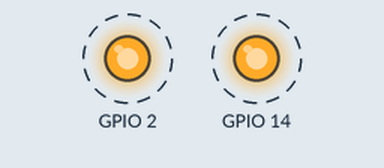
A program run on a simulated ESP32. Shown: output pins drawn as LEDs (lit = HIGH). Dashed ring = blinking. What the program prints to the serial monitor is not drawn.

Above: at 0.1 s.
Timing chart, 0 to 3.0 s (numbered marks = the images above):
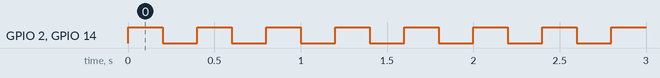

Measured:
- by itself, GPIO 2, GPIO 14: alternates HIGH for 0.20 s and LOW for 0.20 s

The program:

main.cpp
```cpp
/***************************************************************
 *  Example for passing parameters when creating a Task
 *  By: Mateus Sousa
***************************************************************/

/*Arduino Library*/
#include <Arduino.h>

/*FreeRTOS Libraries*/
#include "freertos/FreeRTOS.h"
#include "freertos/task.h"

/*Pin Mapping*/
#define LED1  2
#define LED2  14

/*Auxiliar values*/
int valor = 500;

/*Variables for storing task Handles*/
TaskHandle_t task1Handle = NULL;
TaskHandle_t task2Handle = NULL;
TaskHandle_t task3Handle = NULL;

/*Tasks prototypes*/
void vTaskBlink(void *pvParameters);
void vTask2(void *pvParameters);

/*Setup function*/
void setup(){
  Serial.begin(9600);

  /*Tasks creations*/
  xTaskCreate(vTaskBlink,"TASK1",configMINIMAL_STACK_SIZE,(void*)LED1,1,&task1Handle);
  xTaskCreate(vTask2,"TASK2",configMINIMAL_STACK_SIZE+1024,(void*)valor,2,&task2Handle);
  xTaskCreate(vTaskBlink,"TASK3",configMINIMAL_STACK_SIZE,(void*)LED2,1,&task3Handle);

}
/*função loop*/
void loop(){
  vTaskDelay(3000); // Releases the CPU for 3 sec
}

void vTaskBlink(void *pvParameters){
    uint8_t pin = (int)pvParameters;
    pinMode(pin,OUTPUT);

    while(1){
      digitalWrite(pin, !digitalRead(pin));
      vTaskDelay(pdMS_TO_TICKS(200));
    }
}

void vTask2(void *pvParameters){
  int cont = (int)pvParameters;

  while(1){
    Serial.println("Task 2: " + String(cont++));
    vTaskDelay(pdMS_TO_TICKS(1000));
  }
}
```
